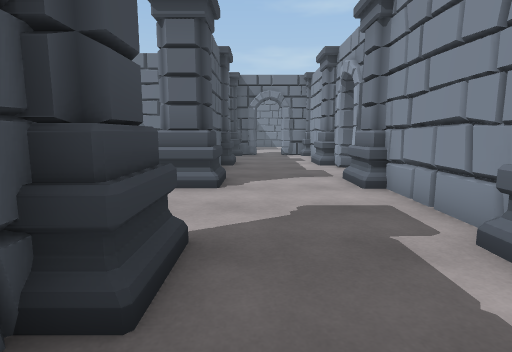
view 1 (above)

18 first-person views from a walk through a Unity game level. The camera is 1.3 m above the floor, tilts 8° down and sees 80° across. The floor is counted in squares, 1 m on a side. Each view is taken from the middle of a square. On the plan, view 1 faces up. The plan holds only what a view shows up to about 14 squares ahead; the rest is blank. The place goes on beyond the plan. The player character is not drawn. Door leaves are left out, so doorways stand open.

view 2
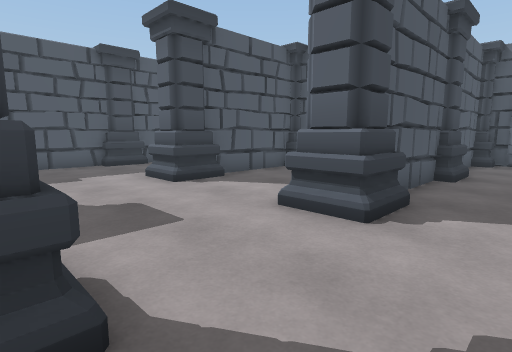

view 3
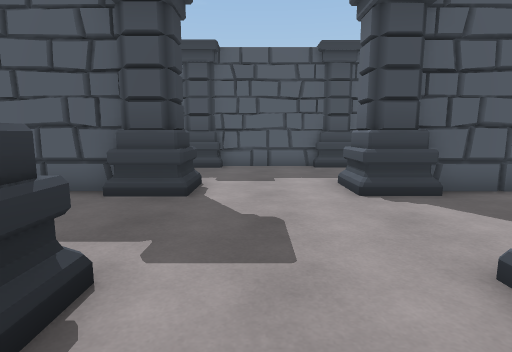

view 4
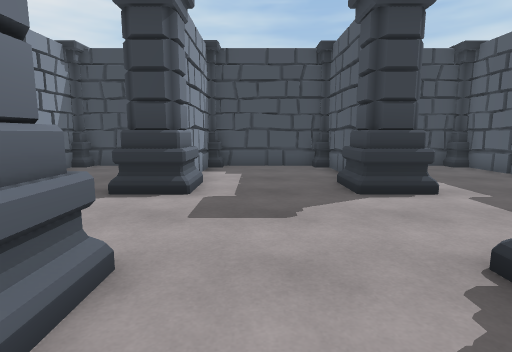

view 5
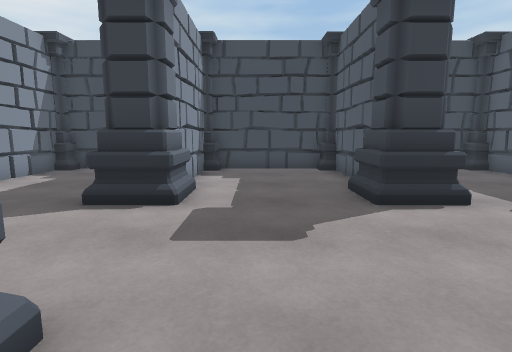

view 6
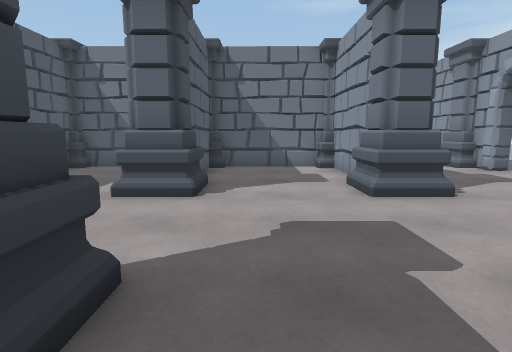

view 7
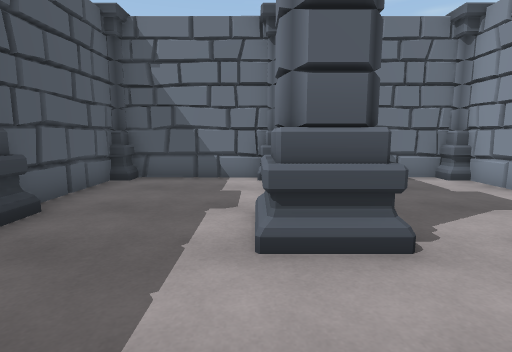

view 8
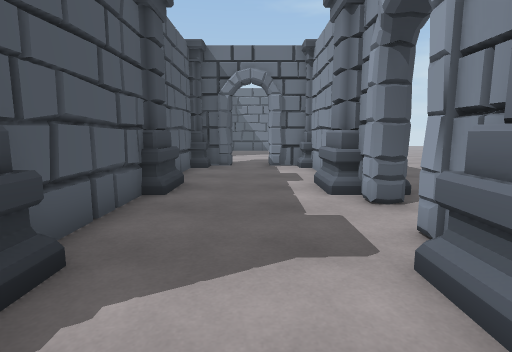

view 9
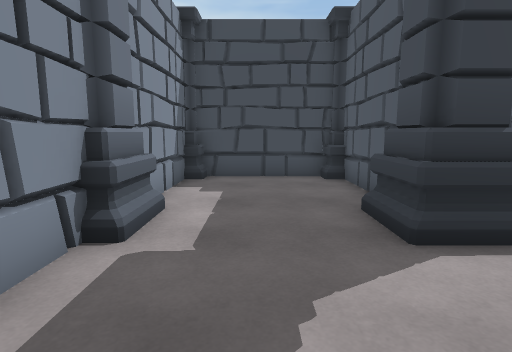

view 10
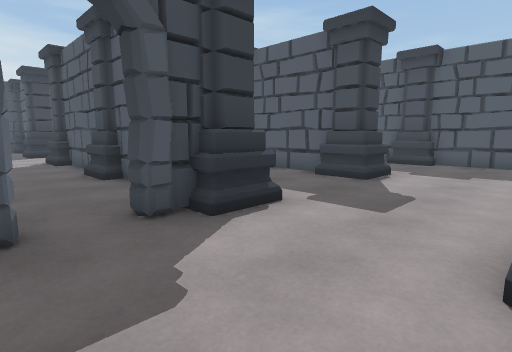

view 11
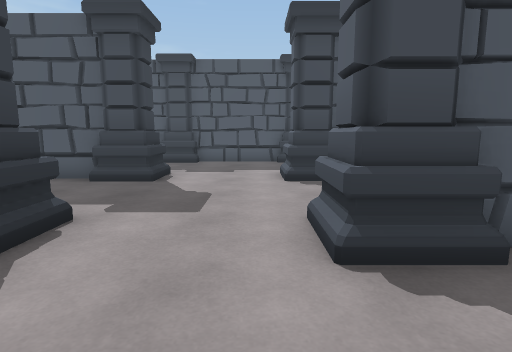

view 12
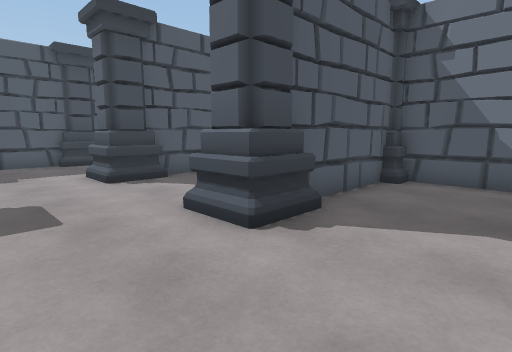

view 13
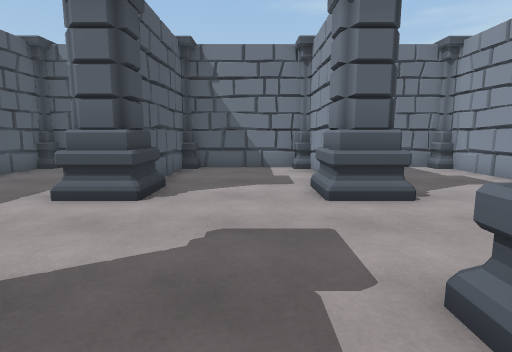

view 14
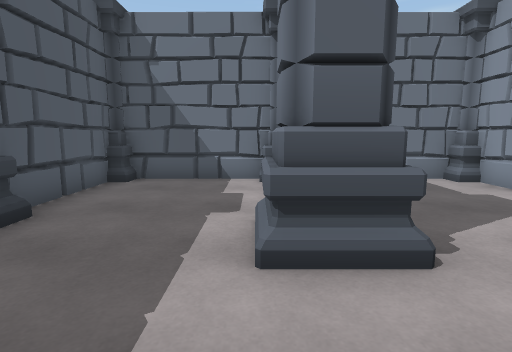

view 15
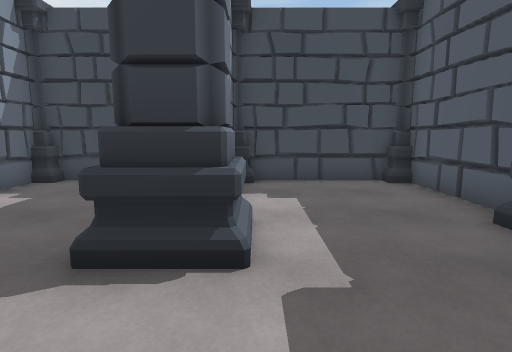

view 16
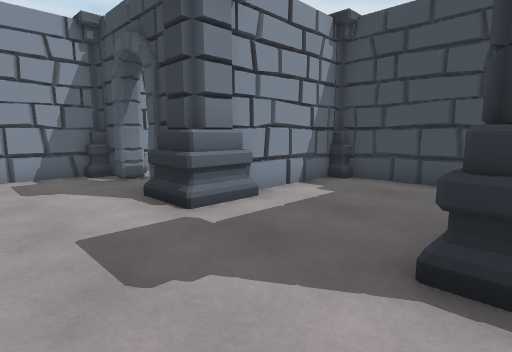

view 17
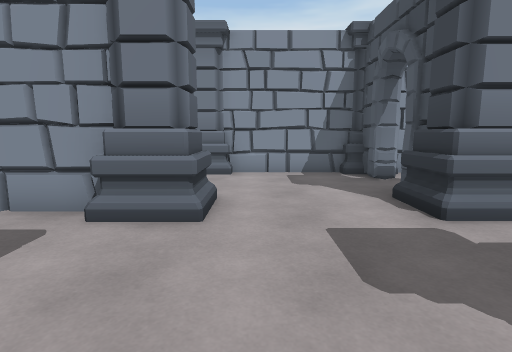

view 18
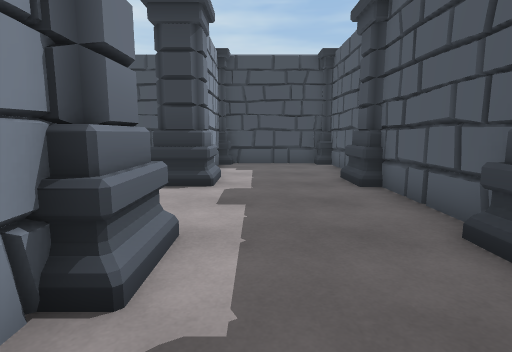

### Floor plan
Ten units are one square. View 1 is at (0, 0); x grows to the right and y downward. Boxes are objects, and circles mark ways between rooms. Rooms are numbered by the first view taken in them; rooms with no view inside come last. Other rooms are left out.
<svg viewBox="-128 -292 166 319">
<path fill="none" stroke="#000" d="M-21 -92 -21 -127M-74 -86 -74 -93M-15 -22 -15 19M-68 -21 -68 19M-14 -122 -14 -89M-28 -128 -30 -133M-24 -129 -65 -130M-68 -127 -68 -85M31 -35 31 -74M31 -87 31 -99M-76 -130 -121 -130 -121 -86M-21 19 -21 -19M-121 -75 -121 -35M-75 15 -75 -6M-66 22 -24 22M-12 22 28 22M-121 -22 -121 19M31 -115 31 -125M27 12 33 9M31 20 31 -19M31 -140 31 -177M-119 22 -77 22M-14 -178 -14 -138M2 -181 -11 -181M30 -181 15 -181M-123 0 -122 10M-20 -244 -20 -284M-67 -177 -67 -142M-11 -187 -1 -187 2 -181M-14 -274 -14 -243M-67 -283 -67 -243M-75 -287 -115 -287M-25 -287 -65 -287M-121 -234 -121 -195M15 -181 15 -187 31 -187 31 -231M-121 -176 -121 -136 -76 -136M-58 -136 -21 -136 -20 -178M31 -255 31 -284M-121 -284 -121 -244M29 -287 -11 -287M33 -266 33 -274"/>
<rect x="-85" y="-35" width="30" height="20" fill="#bbb"><title>column</title></rect>
<rect x="-85" y="-95" width="30" height="30" fill="#bbb"><title>column</title></rect>
<rect x="-25" y="-35" width="20" height="20" fill="#bbb"><title>column</title></rect>
<rect x="-25" y="-95" width="20" height="30" fill="#bbb"><title>column</title></rect>
<rect x="-15" y="-145" width="10" height="20" fill="#bbb"><title>column</title></rect>
<rect x="-85" y="-145" width="10" height="10" fill="#bbb"><title>column</title></rect>
<rect x="-85" y="-195" width="30" height="20" fill="#bbb"><title>column</title></rect>
<rect x="-85" y="-245" width="30" height="20" fill="#bbb"><title>column</title></rect>
<rect x="-25" y="-195" width="20" height="10" fill="#bbb"><title>column</title></rect>
<rect x="-25" y="-245" width="20" height="20" fill="#bbb"><title>column</title></rect>
<circle cx="10" cy="-185" r="3" fill="#2a7"/>
<text x="-40" y="-60">1</text>
<text x="-50" y="-220">2</text>
</svg>
Room 1 opens to room 2.

Where each view was taken, in squares from view 1:
view 1: 0 up, 0 right, facing up
view 2: 3 up, 1 right, facing up-left
view 3: 5 up, 0 right, facing left
view 4: 10 up, 4 left, facing down
view 5: 9 up, 4 left, facing down
view 6: 1 up, 5 left, facing up
view 7: 4 up, 8 left, facing up
view 8: 6 up, 1 right, facing up
view 9: 7 up, 1 right, facing down
view 10: 23 up, 2 right, facing down-left
view 11: 22 up, 2 right, facing left
view 12: 20 up, 2 right, facing up-left
view 13: 17 up, 4 left, facing up
view 14: 20 up, 8 left, facing up
view 15: 22 up, 8 left, facing down
view 16: 22 up, 7 left, facing down-right
view 17: 22 up, 7 left, facing right
view 18: 11 up, 9 left, facing down
